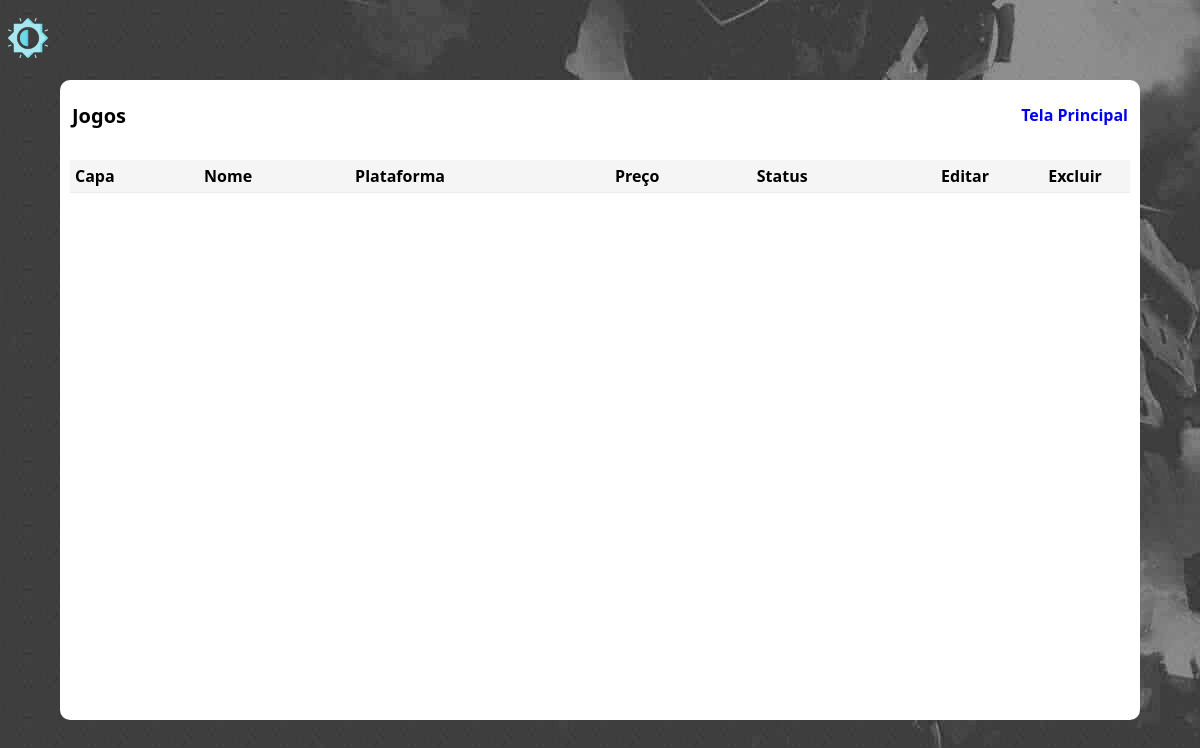
Before: /jogos_cadastrados (signed in) with the older database file.
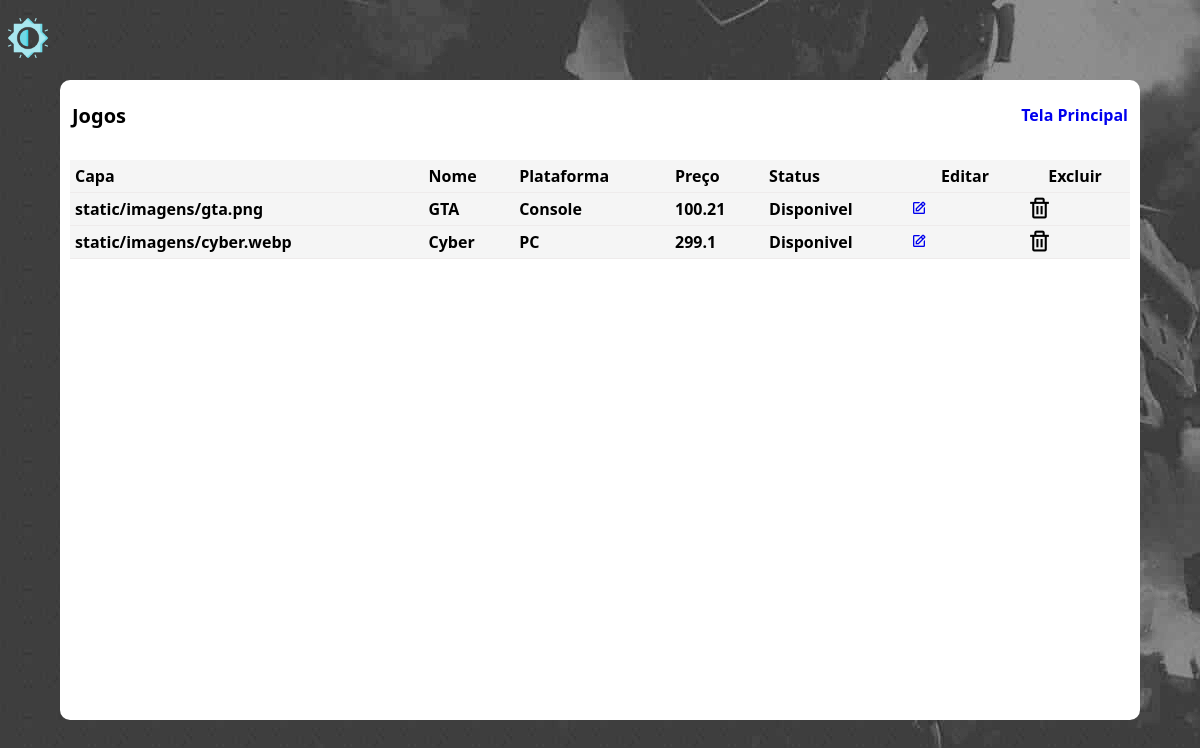
After: the same page with the newer database file.
### projeto_final/models/__init__.py (models this page shows)
class Jogos(banco.Model):
    idCadJg = banco.Column(banco.Integer, primary_key=True)
    capaJogo = banco.Column(banco.String, nullable=False)
    nomeJogo = banco.Column(banco.String, nullable=False)
    plataforma = banco.Column(banco.String, nullable=False)
    preco = banco.Column(Float, nullable=False)
    status = banco.Column(banco.String, nullable=False)

### projeto_final/routers/__init__.py (the view)
@app.route('/jogos_cadastrados', methods=['GET', 'POST'])
@login_required
def jogos_cadastrados():
    if current_user.usuario == usuario:
        formEditJg = FormEditJg()
        listaJogos = Jogos.query.all()
        if formEditJg.validate_on_submit():
            return redirect(url_for('jogos_cadastrados'))
        return render_template("editar_excluir.html", formEditJg=formEditJg, listaJogos=listaJogos)
    else:
        flash('Acesso restrito', 'falha')
        logout_user()
        return redirect(url_for('login'))

### projeto_final/models/__init__.py (called while the page is built)
@login_manager.user_loader
def load_login(id_login):
    return Conta.query.get(int(id_login))

### projeto_final/templates/editar_excluir.html (shortened to what this page needs)
<!DOCTYPE html>
<html>
<link rel="stylesheet" type="text/css" href="{{ url_for('static', filename='css/editar_excluir.css') }}">
<link href='https://unpkg.com/boxicons@2.1.1/css/boxicons.min.css' rel='stylesheet'>
<head>
</head>
<body onclick="fecharEdit()">
  <li><a onclick="toggleDarkMode()"><img id="icon" src="{{ url_for('static', filename='imagens/claro.png') }}" alt="Ícone de alternar entre modos claro e escuro"></a></li>
  <div class="container">
    <div class="header">
      <span>Jogos</span>
      <a href="{{ url_for('gamezone') }}">Tela Principal</a>
    </div>
    <div class="divTable">
      <table>
        <thead>
          <tr>
            <th>Capa</th>
            <th>Nome</th>
            <th>Plataforma</th>
            <th>Preço</th>
            <th>Status</th>
            <th class="acao">Editar</th>
            <th class="acao">Excluir</th>
          </tr>
          {% for jogo in listaJogos %}
            <tr>
            <th>{{ jogo.capaJogo }}</th>
            <th>{{ jogo.nomeJogo }}</th>
            <th>{{ jogo.plataforma }}</th>
            <th>{{ jogo.preco }}</th>
            <th>{{ jogo.status }}</th>
            <td class="acao">
              <a href="{{ url_for('editar_jogos', id=jogo.idCadJg) }}"><i class='bx bx-edit' ></i></a>
            </td>
            <td class="acao">
              <form action="{{ url_for('excluir_jogo', id=jogo.idCadJg) }}" method="POST">
                  <button><i class='bx bx-trash'></i></button>
              </form>
            </td>
          </tr>
        {% endfor %}
        </thead>
      </table>
    </div>
  </div>
</body>
</html>

### projeto_final/static/css/editar_excluir.css (style rules this page uses)
html { background-image: url("/static/imagens/body-bg2.jpg"); transition: background-image 0.3s ease-in-out, color 0.3s ease-in-out; }
body { transition: background-color 0.3s ease-in-out, color 0.3s ease-in-out; font-family: system-ui, -apple-system, BlinkMacSystemFont, 'Segoe UI', Roboto, Oxygen, Ubuntu, Cantarell, 'Open Sans', 'Helvetica Neue', sans-serif; }
a { text-decoration: none; font-weight: bold; }
li { list-style: none; }
img { margin-top: 10px; width: 40px; height: 40px; transition: transform 0.3s ease-in-out; }
button { cursor: pointer; }
.container { width: 90%; height: 80%; border-radius: 10px; background: white; position: absolute; top: 50%; left: 50%; transform: translate(-50%, -50%); }
.header { min-height: 70px; display: flex; align-items: center; justify-content: space-between; margin: auto 12px; }
.header span { font-weight: 900; font-size: 20px; word-break: break-all; }
.divTable { padding: 10px; width: auto; height:inherit; overflow:auto; }
table { width: 100%; border-spacing: 10px; word-break: break-all; border-collapse: collapse; }
thead { background-color: whitesmoke; }
tr { border-bottom: 1px solid rgb(238, 235, 235)!important; }
thead tr th { padding: 5px; text-align: start; margin-bottom: 50px; }
thead tr th.acao { width: 100px!important; text-align: center; }
td button { border: none; outline: none; background: transparent; }
td button i { font-size: 25px; }
td button i:first-child { margin-right: 10px; }

Changed rows visible on the page:
added Jogos: capaJogo "static/imagens/gta.png", nomeJogo "GTA", plataforma "Console", preco "100.21", status "Disponivel"
added Jogos: capaJogo "static/imagens/cyber.webp", nomeJogo "Cyber", plataforma "PC", preco "299.1", status "Disponivel"
